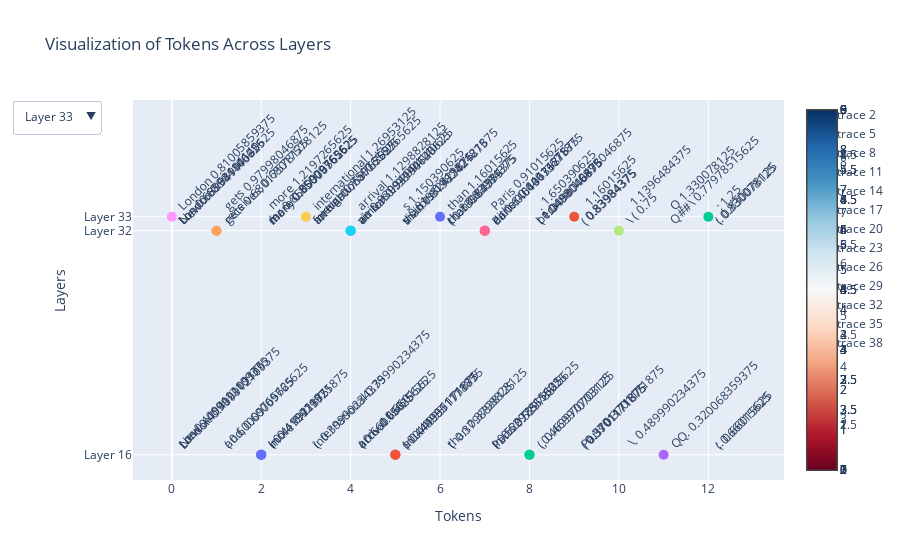

Write notebook code for a chart like this one.
### Code cell
import numpy as np
import plotly.graph_objects as go

def decode_layer_token_adv(layer_tokens_dict, most_pick_layer, input, output, img_name):
    fig = go.Figure()

    # Define color scale for logit scores
    color_scale = 'RdBu'

    # Process tokens and logit scores
    layer_tokens = layer_tokens_dict["layer_tokens"]
    layer_tokens_logits = layer_tokens_dict["layer_tokens_logits"]

    for layer, tokens in layer_tokens.items():
        tokens_str = [tokenizer.decode(tkn, skip_special_tokens=True) for tkn in tokens]
        tokens_logits = layer_tokens_logits[layer]

        for i, token in enumerate(tokens_str):
            words = token.split(' ')
            logit_score = np.float16(tokens_logits[i][0].round(decimals=2).item())

            # Use a scatter plot with angled text annotations
            fig.add_trace(go.Scatter(
                x=[i] * len(words),
                y=[layer] * len(words),
                mode='markers',
                marker=dict(color=logit_score, size=10, colorscale=color_scale, showscale=True),
                hoverinfo='text'
            ))

            # Adding angled text annotations
            for j, word in enumerate(words):
                fig.add_annotation(
                    x=i,
                    y=layer,
                    text=f'{word}\n{logit_score}',
                    showarrow=False,
                    xanchor='left',
                    yanchor='bottom',
                    textangle=-45
                )

    # Add customizable view options
    updatemenus = [{
        'buttons': [
            {'label': 'Layer {}'.format(layer),
             'method': 'update',
             'args': [{'visible': [layer == l for l in layer_tokens.keys()]}]}
            for layer in layer_tokens.keys()
        ],
        'direction': 'down',
        'showactive': True,
    }]

    # Update layout
    fig.update_layout(
        updatemenus=updatemenus,
        title='Visualization of Tokens Across Layers',
        xaxis_title='Tokens',
        yaxis=dict(
            ticktext=[f'Layer {layer}' for layer in layer_tokens.keys()],
            tickvals=list(layer_tokens.keys()),
            title='Layers'
        ),
        hovermode='closest',
        autosize=True
    )

    # Save the figure
    fig.show()
    fig.write_html(f"./results/{img_name}.html")

layer_tokens_dict = {}
layer_tokens_dict["layer_tokens"] = layer_tokens
layer_tokens_dict["layer_tokens_logits"] = logits

# = layer_tokens
# layer_tokens_logits = logits
most_pick_layer = 16

decode_layer_token_adv(layer_tokens_dict, most_pick_layer, input="Question", output="Answer", img_name="test_files_2")

### Figure 1 — Plotly figure (JSON) as saved in the notebook; plotly's stock layout.template omitted (floating-point values rounded to 4 significant figures)
{"data": [{"hoverinfo": "text", "marker": {"color": 0.4099, "colorscale": [[0, "rgb(103,0,31)"], [0.1, "rgb(178,24,43)"], [0.2, "rgb(214,96,77)"], [0.3, "rgb(244,165,130)"], [0.4, "rgb(253,219,199)"], [0.5, "rgb(247,247,247)"], [0.6, "rgb(209,229,240)"], [0.7, "rgb(146,197,222)"], [0.8, "rgb(67,147,195)"], [0.9, "rgb(33,102,172)"], [1, "rgb(5,48,97)"]], "showscale": true, "size": 10}, "mode": "markers", "type": "scatter", "visible": false, "x": [0, 0, 0], "y": [16, 16, 16]}, {"hoverinfo": "text", "marker": {"color": 0.6001, "colorscale": [[0, "rgb(103,0,31)"], [0.1, "rgb(178,24,43)"], [0.2, "rgb(214,96,77)"], [0.3, "rgb(244,165,130)"], [0.4, "rgb(253,219,199)"], [0.5, "rgb(247,247,247)"], [0.6, "rgb(209,229,240)"], [0.7, "rgb(146,197,222)"], [0.8, "rgb(67,147,195)"], [0.9, "rgb(33,102,172)"], [1, "rgb(5,48,97)"]], "showscale": true, "size": 10}, "mode": "markers", "type": "scatter", "visible": false, "x": [1, 1], "y": [16, 16]}, {"hoverinfo": "text", "marker": {"color": 0.4199, "colorscale": [[0, "rgb(103,0,31)"], [0.1, "rgb(178,24,43)"], [0.2, "rgb(214,96,77)"], [0.3, "rgb(244,165,130)"], [0.4, "rgb(253,219,199)"], [0.5, "rgb(247,247,247)"], [0.6, "rgb(209,229,240)"], [0.7, "rgb(146,197,222)"], [0.8, "rgb(67,147,195)"], [0.9, "rgb(33,102,172)"], [1, "rgb(5,48,97)"]], "showscale": true, "size": 10}, "mode": "markers", "type": "scatter", "visible": true, "x": [2, 2, 2], "y": [16, 16, 16]}, {"hoverinfo": "text", "marker": {"color": 0.3999, "colorscale": [[0, "rgb(103,0,31)"], [0.1, "rgb(178,24,43)"], [0.2, "rgb(214,96,77)"], [0.3, "rgb(244,165,130)"], [0.4, "rgb(253,219,199)"], [0.5, "rgb(247,247,247)"], [0.6, "rgb(209,229,240)"], [0.7, "rgb(146,197,222)"], [0.8, "rgb(67,147,195)"], [0.9, "rgb(33,102,172)"], [1, "rgb(5,48,97)"]], "showscale": true, "size": 10}, "mode": "markers", "type": "scatter", "visible": false, "x": [3, 3], "y": [16, 16]}, {"hoverinfo": "text", "marker": {"color": 0.6602, "colorscale": [[0, "rgb(103,0,31)"], [0.1, "rgb(178,24,43)"], [0.2, "rgb(214,96,77)"], [0.3, "rgb(244,165,130)"], [0.4, "rgb(253,219,199)"], [0.5, "rgb(247,247,247)"], [0.6, "rgb(209,229,240)"], [0.7, "rgb(146,197,222)"], [0.8, "rgb(67,147,195)"], [0.9, "rgb(33,102,172)"], [1, "rgb(5,48,97)"]], "showscale": true, "size": 10}, "mode": "markers", "type": "scatter", "visible": false, "x": [4, 4, 4], "y": [16, 16, 16]}, {"hoverinfo": "text", "marker": {"color": 0.45, "colorscale": [[0, "rgb(103,0,31)"], [0.1, "rgb(178,24,43)"], [0.2, "rgb(214,96,77)"], [0.3, "rgb(244,165,130)"], [0.4, "rgb(253,219,199)"], [0.5, "rgb(247,247,247)"], [0.6, "rgb(209,229,240)"], [0.7, "rgb(146,197,222)"], [0.8, "rgb(67,147,195)"], [0.9, "rgb(33,102,172)"], [1, "rgb(5,48,97)"]], "showscale": true, "size": 10}, "mode": "markers", "type": "scatter", "visible": true, "x": [5, 5, 5], "y": [16, 16, 16]}, {"hoverinfo": "text", "marker": {"color": 0.3799, "colorscale": [[0, "rgb(103,0,31)"], [0.1, "rgb(178,24,43)"], [0.2, "rgb(214,96,77)"], [0.3, "rgb(244,165,130)"], [0.4, "rgb(253,219,199)"], [0.5, "rgb(247,247,247)"], [0.6, "rgb(209,229,240)"], [0.7, "rgb(146,197,222)"], [0.8, "rgb(67,147,195)"], [0.9, "rgb(33,102,172)"], [1, "rgb(5,48,97)"]], "showscale": true, "size": 10}, "mode": "markers", "type": "scatter", "visible": false, "x": [6, 6], "y": [16, 16]}, {"hoverinfo": "text", "marker": {"color": 0.5298, "colorscale": [[0, "rgb(103,0,31)"], [0.1, "rgb(178,24,43)"], [0.2, "rgb(214,96,77)"], [0.3, "rgb(244,165,130)"], [0.4, "rgb(253,219,199)"], [0.5, "rgb(247,247,247)"], [0.6, "rgb(209,229,240)"], [0.7, "rgb(146,197,222)"], [0.8, "rgb(67,147,195)"], [0.9, "rgb(33,102,172)"], [1, "rgb(5,48,97)"]], "showscale": true, "size": 10}, "mode": "markers", "type": "scatter", "visible": false, "x": [7, 7, 7], "y": [16, 16, 16]}, {"hoverinfo": "text", "marker": {"color": 0.47, "colorscale": [[0, "rgb(103,0,31)"], [0.1, "rgb(178,24,43)"], [0.2, "rgb(214,96,77)"], [0.3, "rgb(244,165,130)"], [0.4, "rgb(253,219,199)"], [0.5, "rgb(247,247,247)"], [0.6, "rgb(209,229,240)"], [0.7, "rgb(146,197,222)"], [0.8, "rgb(67,147,195)"], [0.9, "rgb(33,102,172)"], [1, "rgb(5,48,97)"]], "showscale": true, "size": 10}, "mode": "markers", "type": "scatter", "visible": true, "x": [8, 8], "y": [16, 16]}, {"hoverinfo": "text", "marker": {"color": 0.3701, "colorscale": [[0, "rgb(103,0,31)"], [0.1, "rgb(178,24,43)"], [0.2, "rgb(214,96,77)"], [0.3, "rgb(244,165,130)"], [0.4, "rgb(253,219,199)"], [0.5, "rgb(247,247,247)"], [0.6, "rgb(209,229,240)"], [0.7, "rgb(146,197,222)"], [0.8, "rgb(67,147,195)"], [0.9, "rgb(33,102,172)"], [1, "rgb(5,48,97)"]], "showscale": true, "size": 10}, "mode": "markers", "type": "scatter", "visible": false, "x": [9, 9, 9], "y": [16, 16, 16]}, {"hoverinfo": "text", "marker": {"color": 0.49, "colorscale": [[0, "rgb(103,0,31)"], [0.1, "rgb(178,24,43)"], [0.2, "rgb(214,96,77)"], [0.3, "rgb(244,165,130)"], [0.4, "rgb(253,219,199)"], [0.5, "rgb(247,247,247)"], [0.6, "rgb(209,229,240)"], [0.7, "rgb(146,197,222)"], [0.8, "rgb(67,147,195)"], [0.9, "rgb(33,102,172)"], [1, "rgb(5,48,97)"]], "showscale": true, "size": 10}, "mode": "markers", "type": "scatter", "visible": false, "x": [10], "y": [16]}, {"hoverinfo": "text", "marker": {"color": 0.3201, "colorscale": [[0, "rgb(103,0,31)"], [0.1, "rgb(178,24,43)"], [0.2, "rgb(214,96,77)"], [0.3, "rgb(244,165,130)"], [0.4, "rgb(253,219,199)"], [0.5, "rgb(247,247,247)"], [0.6, "rgb(209,229,240)"], [0.7, "rgb(146,197,222)"], [0.8, "rgb(67,147,195)"], [0.9, "rgb(33,102,172)"], [1, "rgb(5,48,97)"]], "showscale": true, "size": 10}, "mode": "markers", "type": "scatter", "visible": true, "x": [11], "y": [16]}, {"hoverinfo": "text", "marker": {"color": 0.6602, "colorscale": [[0, "rgb(103,0,31)"], [0.1, "rgb(178,24,43)"], [0.2, "rgb(214,96,77)"], [0.3, "rgb(244,165,130)"], [0.4, "rgb(253,219,199)"], [0.5, "rgb(247,247,247)"], [0.6, "rgb(209,229,240)"], [0.7, "rgb(146,197,222)"], [0.8, "rgb(67,147,195)"], [0.9, "rgb(33,102,172)"], [1, "rgb(5,48,97)"]], "showscale": true, "size": 10}, "mode": "markers", "type": "scatter", "visible": false, "x": [12, 12], "y": [16, 16]}, {"hoverinfo": "text", "marker": {"color": 0.6899, "colorscale": [[0, "rgb(103,0,31)"], [0.1, "rgb(178,24,43)"], [0.2, "rgb(214,96,77)"], [0.3, "rgb(244,165,130)"], [0.4, "rgb(253,219,199)"], [0.5, "rgb(247,247,247)"], [0.6, "rgb(209,229,240)"], [0.7, "rgb(146,197,222)"], [0.8, "rgb(67,147,195)"], [0.9, "rgb(33,102,172)"], [1, "rgb(5,48,97)"]], "showscale": true, "size": 10}, "mode": "markers", "type": "scatter", "visible": false, "x": [0, 0, 0], "y": [32, 32, 32]}, {"hoverinfo": "text", "marker": {"color": 0.6802, "colorscale": [[0, "rgb(103,0,31)"], [0.1, "rgb(178,24,43)"], [0.2, "rgb(214,96,77)"], [0.3, "rgb(244,165,130)"], [0.4, "rgb(253,219,199)"], [0.5, "rgb(247,247,247)"], [0.6, "rgb(209,229,240)"], [0.7, "rgb(146,197,222)"], [0.8, "rgb(67,147,195)"], [0.9, "rgb(33,102,172)"], [1, "rgb(5,48,97)"]], "showscale": true, "size": 10}, "mode": "markers", "type": "scatter", "visible": true, "x": [1, 1], "y": [32, 32]}, {"hoverinfo": "text", "marker": {"color": 0.8501, "colorscale": [[0, "rgb(103,0,31)"], [0.1, "rgb(178,24,43)"], [0.2, "rgb(214,96,77)"], [0.3, "rgb(244,165,130)"], [0.4, "rgb(253,219,199)"], [0.5, "rgb(247,247,247)"], [0.6, "rgb(209,229,240)"], [0.7, "rgb(146,197,222)"], [0.8, "rgb(67,147,195)"], [0.9, "rgb(33,102,172)"], [1, "rgb(5,48,97)"]], "showscale": true, "size": 10}, "mode": "markers", "type": "scatter", "visible": false, "x": [2, 2, 2], "y": [32, 32, 32]}, {"hoverinfo": "text", "marker": {"color": 0.7598, "colorscale": [[0, "rgb(103,0,31)"], [0.1, "rgb(178,24,43)"], [0.2, "rgb(214,96,77)"], [0.3, "rgb(244,165,130)"], [0.4, "rgb(253,219,199)"], [0.5, "rgb(247,247,247)"], [0.6, "rgb(209,229,240)"], [0.7, "rgb(146,197,222)"], [0.8, "rgb(67,147,195)"], [0.9, "rgb(33,102,172)"], [1, "rgb(5,48,97)"]], "showscale": true, "size": 10}, "mode": "markers", "type": "scatter", "visible": false, "x": [3, 3, 3], "y": [32, 32, 32]}, {"hoverinfo": "text", "marker": {"color": 0.9399, "colorscale": [[0, "rgb(103,0,31)"], [0.1, "rgb(178,24,43)"], [0.2, "rgb(214,96,77)"], [0.3, "rgb(244,165,130)"], [0.4, "rgb(253,219,199)"], [0.5, "rgb(247,247,247)"], [0.6, "rgb(209,229,240)"], [0.7, "rgb(146,197,222)"], [0.8, "rgb(67,147,195)"], [0.9, "rgb(33,102,172)"], [1, "rgb(5,48,97)"]], "showscale": true, "size": 10}, "mode": "markers", "type": "scatter", "visible": true, "x": [4, 4, 4], "y": [32, 32, 32]}, {"hoverinfo": "text", "marker": {"color": 0.8198, "colorscale": [[0, "rgb(103,0,31)"], [0.1, "rgb(178,24,43)"], [0.2, "rgb(214,96,77)"], [0.3, "rgb(244,165,130)"], [0.4, "rgb(253,219,199)"], [0.5, "rgb(247,247,247)"], [0.6, "rgb(209,229,240)"], [0.7, "rgb(146,197,222)"], [0.8, "rgb(67,147,195)"], [0.9, "rgb(33,102,172)"], [1, "rgb(5,48,97)"]], "showscale": true, "size": 10}, "mode": "markers", "type": "scatter", "visible": false, "x": [5, 5, 5], "y": [32, 32, 32]}, {"hoverinfo": "text", "marker": {"color": 0.8398, "colorscale": [[0, "rgb(103,0,31)"], [0.1, "rgb(178,24,43)"], [0.2, "rgb(214,96,77)"], [0.3, "rgb(244,165,130)"], [0.4, "rgb(253,219,199)"], [0.5, "rgb(247,247,247)"], [0.6, "rgb(209,229,240)"], [0.7, "rgb(146,197,222)"], [0.8, "rgb(67,147,195)"], [0.9, "rgb(33,102,172)"], [1, "rgb(5,48,97)"]], "showscale": true, "size": 10}, "mode": "markers", "type": "scatter", "visible": false, "x": [6, 6, 6], "y": [32, 32, 32]}, {"hoverinfo": "text", "marker": {"color": 0.6401, "colorscale": [[0, "rgb(103,0,31)"], [0.1, "rgb(178,24,43)"], [0.2, "rgb(214,96,77)"], [0.3, "rgb(244,165,130)"], [0.4, "rgb(253,219,199)"], [0.5, "rgb(247,247,247)"], [0.6, "rgb(209,229,240)"], [0.7, "rgb(146,197,222)"], [0.8, "rgb(67,147,195)"], [0.9, "rgb(33,102,172)"], [1, "rgb(5,48,97)"]], "showscale": true, "size": 10}, "mode": "markers", "type": "scatter", "visible": true, "x": [7, 7, 7], "y": [32, 32, 32]}, {"hoverinfo": "text", "marker": {"color": 1.05, "colorscale": [[0, "rgb(103,0,31)"], [0.1, "rgb(178,24,43)"], [0.2, "rgb(214,96,77)"], [0.3, "rgb(244,165,130)"], [0.4, "rgb(253,219,199)"], [0.5, "rgb(247,247,247)"], [0.6, "rgb(209,229,240)"], [0.7, "rgb(146,197,222)"], [0.8, "rgb(67,147,195)"], [0.9, "rgb(33,102,172)"], [1, "rgb(5,48,97)"]], "showscale": true, "size": 10}, "mode": "markers", "type": "scatter", "visible": false, "x": [8, 8, 8], "y": [32, 32, 32]}, {"hoverinfo": "text", "marker": {"color": 0.8398, "colorscale": [[0, "rgb(103,0,31)"], [0.1, "rgb(178,24,43)"], [0.2, "rgb(214,96,77)"], [0.3, "rgb(244,165,130)"], [0.4, "rgb(253,219,199)"], [0.5, "rgb(247,247,247)"], [0.6, "rgb(209,229,240)"], [0.7, "rgb(146,197,222)"], [0.8, "rgb(67,147,195)"], [0.9, "rgb(33,102,172)"], [1, "rgb(5,48,97)"]], "showscale": true, "size": 10}, "mode": "markers", "type": "scatter", "visible": false, "x": [9, 9], "y": [32, 32]}, {"hoverinfo": "text", "marker": {"color": 0.75, "colorscale": [[0, "rgb(103,0,31)"], [0.1, "rgb(178,24,43)"], [0.2, "rgb(214,96,77)"], [0.3, "rgb(244,165,130)"], [0.4, "rgb(253,219,199)"], [0.5, "rgb(247,247,247)"], [0.6, "rgb(209,229,240)"], [0.7, "rgb(146,197,222)"], [0.8, "rgb(67,147,195)"], [0.9, "rgb(33,102,172)"], [1, "rgb(5,48,97)"]], "showscale": true, "size": 10}, "mode": "markers", "type": "scatter", "visible": true, "x": [10], "y": [32]}, {"hoverinfo": "text", "marker": {"color": 0.7798, "colorscale": [[0, "rgb(103,0,31)"], [0.1, "rgb(178,24,43)"], [0.2, "rgb(214,96,77)"], [0.3, "rgb(244,165,130)"], [0.4, "rgb(253,219,199)"], [0.5, "rgb(247,247,247)"], [0.6, "rgb(209,229,240)"], [0.7, "rgb(146,197,222)"], [0.8, "rgb(67,147,195)"], [0.9, "rgb(33,102,172)"], [1, "rgb(5,48,97)"]], "showscale": true, "size": 10}, "mode": "markers", "type": "scatter", "visible": false, "x": [11], "y": [32]}, {"hoverinfo": "text", "marker": {"color": 0.8301, "colorscale": [[0, "rgb(103,0,31)"], [0.1, "rgb(178,24,43)"], [0.2, "rgb(214,96,77)"], [0.3, "rgb(244,165,130)"], [0.4, "rgb(253,219,199)"], [0.5, "rgb(247,247,247)"], [0.6, "rgb(209,229,240)"], [0.7, "rgb(146,197,222)"], [0.8, "rgb(67,147,195)"], [0.9, "rgb(33,102,172)"], [1, "rgb(5,48,97)"]], "showscale": true, "size": 10}, "mode": "markers", "type": "scatter", "visible": false, "x": [12, 12], "y": [32, 32]}, {"hoverinfo": "text", "marker": {"color": 0.8101, "colorscale": [[0, "rgb(103,0,31)"], [0.1, "rgb(178,24,43)"], [0.2, "rgb(214,96,77)"], [0.3, "rgb(244,165,130)"], [0.4, "rgb(253,219,199)"], [0.5, "rgb(247,247,247)"], [0.6, "rgb(209,229,240)"], [0.7, "rgb(146,197,222)"], [0.8, "rgb(67,147,195)"], [0.9, "rgb(33,102,172)"], [1, "rgb(5,48,97)"]], "showscale": true, "size": 10}, "mode": "markers", "type": "scatter", "visible": true, "x": [0], "y": [33]}, {"hoverinfo": "text", "marker": {"color": 0.98, "colorscale": [[0, "rgb(103,0,31)"], [0.1, "rgb(178,24,43)"], [0.2, "rgb(214,96,77)"], [0.3, "rgb(244,165,130)"], [0.4, "rgb(253,219,199)"], [0.5, "rgb(247,247,247)"], [0.6, "rgb(209,229,240)"], [0.7, "rgb(146,197,222)"], [0.8, "rgb(67,147,195)"], [0.9, "rgb(33,102,172)"], [1, "rgb(5,48,97)"]], "showscale": true, "size": 10}, "mode": "markers", "type": "scatter", "visible": false, "x": [1], "y": [33]}, {"hoverinfo": "text", "marker": {"color": 1.22, "colorscale": [[0, "rgb(103,0,31)"], [0.1, "rgb(178,24,43)"], [0.2, "rgb(214,96,77)"], [0.3, "rgb(244,165,130)"], [0.4, "rgb(253,219,199)"], [0.5, "rgb(247,247,247)"], [0.6, "rgb(209,229,240)"], [0.7, "rgb(146,197,222)"], [0.8, "rgb(67,147,195)"], [0.9, "rgb(33,102,172)"], [1, "rgb(5,48,97)"]], "showscale": true, "size": 10}, "mode": "markers", "type": "scatter", "visible": false, "x": [2], "y": [33]}, {"hoverinfo": "text", "marker": {"color": 1.27, "colorscale": [[0, "rgb(103,0,31)"], [0.1, "rgb(178,24,43)"], [0.2, "rgb(214,96,77)"], [0.3, "rgb(244,165,130)"], [0.4, "rgb(253,219,199)"], [0.5, "rgb(247,247,247)"], [0.6, "rgb(209,229,240)"], [0.7, "rgb(146,197,222)"], [0.8, "rgb(67,147,195)"], [0.9, "rgb(33,102,172)"], [1, "rgb(5,48,97)"]], "showscale": true, "size": 10}, "mode": "markers", "type": "scatter", "visible": true, "x": [3], "y": [33]}, {"hoverinfo": "text", "marker": {"color": 1.13, "colorscale": [[0, "rgb(103,0,31)"], [0.1, "rgb(178,24,43)"], [0.2, "rgb(214,96,77)"], [0.3, "rgb(244,165,130)"], [0.4, "rgb(253,219,199)"], [0.5, "rgb(247,247,247)"], [0.6, "rgb(209,229,240)"], [0.7, "rgb(146,197,222)"], [0.8, "rgb(67,147,195)"], [0.9, "rgb(33,102,172)"], [1, "rgb(5,48,97)"]], "showscale": true, "size": 10}, "mode": "markers", "type": "scatter", "visible": false, "x": [4], "y": [33]}, {"hoverinfo": "text", "marker": {"color": 1.15, "colorscale": [[0, "rgb(103,0,31)"], [0.1, "rgb(178,24,43)"], [0.2, "rgb(214,96,77)"], [0.3, "rgb(244,165,130)"], [0.4, "rgb(253,219,199)"], [0.5, "rgb(247,247,247)"], [0.6, "rgb(209,229,240)"], [0.7, "rgb(146,197,222)"], [0.8, "rgb(67,147,195)"], [0.9, "rgb(33,102,172)"], [1, "rgb(5,48,97)"]], "showscale": true, "size": 10}, "mode": "markers", "type": "scatter", "visible": false, "x": [5], "y": [33]}, {"hoverinfo": "text", "marker": {"color": 1.16, "colorscale": [[0, "rgb(103,0,31)"], [0.1, "rgb(178,24,43)"], [0.2, "rgb(214,96,77)"], [0.3, "rgb(244,165,130)"], [0.4, "rgb(253,219,199)"], [0.5, "rgb(247,247,247)"], [0.6, "rgb(209,229,240)"], [0.7, "rgb(146,197,222)"], [0.8, "rgb(67,147,195)"], [0.9, "rgb(33,102,172)"], [1, "rgb(5,48,97)"]], "showscale": true, "size": 10}, "mode": "markers", "type": "scatter", "visible": true, "x": [6], "y": [33]}, {"hoverinfo": "text", "marker": {"color": 0.9102, "colorscale": [[0, "rgb(103,0,31)"], [0.1, "rgb(178,24,43)"], [0.2, "rgb(214,96,77)"], [0.3, "rgb(244,165,130)"], [0.4, "rgb(253,219,199)"], [0.5, "rgb(247,247,247)"], [0.6, "rgb(209,229,240)"], [0.7, "rgb(146,197,222)"], [0.8, "rgb(67,147,195)"], [0.9, "rgb(33,102,172)"], [1, "rgb(5,48,97)"]], "showscale": true, "size": 10}, "mode": "markers", "type": "scatter", "visible": false, "x": [7], "y": [33]}, {"hoverinfo": "text", "marker": {"color": 1.65, "colorscale": [[0, "rgb(103,0,31)"], [0.1, "rgb(178,24,43)"], [0.2, "rgb(214,96,77)"], [0.3, "rgb(244,165,130)"], [0.4, "rgb(253,219,199)"], [0.5, "rgb(247,247,247)"], [0.6, "rgb(209,229,240)"], [0.7, "rgb(146,197,222)"], [0.8, "rgb(67,147,195)"], [0.9, "rgb(33,102,172)"], [1, "rgb(5,48,97)"]], "showscale": true, "size": 10}, "mode": "markers", "type": "scatter", "visible": false, "x": [8], "y": [33]}, {"hoverinfo": "text", "marker": {"color": 1.16, "colorscale": [[0, "rgb(103,0,31)"], [0.1, "rgb(178,24,43)"], [0.2, "rgb(214,96,77)"], [0.3, "rgb(244,165,130)"], [0.4, "rgb(253,219,199)"], [0.5, "rgb(247,247,247)"], [0.6, "rgb(209,229,240)"], [0.7, "rgb(146,197,222)"], [0.8, "rgb(67,147,195)"], [0.9, "rgb(33,102,172)"], [1, "rgb(5,48,97)"]], "showscale": true, "size": 10}, "mode": "markers", "type": "scatter", "visible": true, "x": [9], "y": [33]}, {"hoverinfo": "text", "marker": {"color": 1.14, "colorscale": [[0, "rgb(103,0,31)"], [0.1, "rgb(178,24,43)"], [0.2, "rgb(214,96,77)"], [0.3, "rgb(244,165,130)"], [0.4, "rgb(253,219,199)"], [0.5, "rgb(247,247,247)"], [0.6, "rgb(209,229,240)"], [0.7, "rgb(146,197,222)"], [0.8, "rgb(67,147,195)"], [0.9, "rgb(33,102,172)"], [1, "rgb(5,48,97)"]], "showscale": true, "size": 10}, "mode": "markers", "type": "scatter", "visible": false, "x": [10], "y": [33]}, {"hoverinfo": "text", "marker": {"color": 1.33, "colorscale": [[0, "rgb(103,0,31)"], [0.1, "rgb(178,24,43)"], [0.2, "rgb(214,96,77)"], [0.3, "rgb(244,165,130)"], [0.4, "rgb(253,219,199)"], [0.5, "rgb(247,247,247)"], [0.6, "rgb(209,229,240)"], [0.7, "rgb(146,197,222)"], [0.8, "rgb(67,147,195)"], [0.9, "rgb(33,102,172)"], [1, "rgb(5,48,97)"]], "showscale": true, "size": 10}, "mode": "markers", "type": "scatter", "visible": false, "x": [11], "y": [33]}, {"hoverinfo": "text", "marker": {"color": 1.25, "colorscale": [[0, "rgb(103,0,31)"], [0.1, "rgb(178,24,43)"], [0.2, "rgb(214,96,77)"], [0.3, "rgb(244,165,130)"], [0.4, "rgb(253,219,199)"], [0.5, "rgb(247,247,247)"], [0.6, "rgb(209,229,240)"], [0.7, "rgb(146,197,222)"], [0.8, "rgb(67,147,195)"], [0.9, "rgb(33,102,172)"], [1, "rgb(5,48,97)"]], "showscale": true, "size": 10}, "mode": "markers", "type": "scatter", "visible": true, "x": [12], "y": [33]}], "layout": {"annotations": [{"showarrow": false, "text": "London\n0.409912109375", "textangle": -45, "x": 0, "xanchor": "left", "y": 16, "yanchor": "bottom"}, {"showarrow": false, "text": "New\n0.409912109375", "textangle": -45, "x": 0, "xanchor": "left", "y": 16, "yanchor": "bottom"}, {"showarrow": false, "text": "Los\n0.409912109375", "textangle": -45, "x": 0, "xanchor": "left", "y": 16, "yanchor": "bottom"}, {"showarrow": false, "text": "and,\n0.60009765625", "textangle": -45, "x": 1, "xanchor": "left", "y": 16, "yanchor": "bottom"}, {"showarrow": false, "text": "(\n0.60009765625", "textangle": -45, "x": 1, "xanchor": "left", "y": 16, "yanchor": "bottom"}, {"showarrow": false, "text": "more\n0.419921875", "textangle": -45, "x": 2, "xanchor": "left", "y": 16, "yanchor": "bottom"}, {"showarrow": false, "text": "(\n0.419921875", "textangle": -45, "x": 2, "xanchor": "left", "y": 16, "yanchor": "bottom"}, {"showarrow": false, "text": "in\n0.419921875", "textangle": -45, "x": 2, "xanchor": "left", "y": 16, "yanchor": "bottom"}, {"showarrow": false, "text": "(.\n0.39990234375", "textangle": -45, "x": 3, "xanchor": "left", "y": 16, "yanchor": "bottom"}, {"showarrow": false, "text": "international\n0.39990234375", "textangle": -45, "x": 3, "xanchor": "left", "y": 16, "yanchor": "bottom"}, {"showarrow": false, "text": "arrival\n0.66015625", "textangle": -45, "x": 4, "xanchor": "left", "y": 16, "yanchor": "bottom"}, {"showarrow": false, "text": "arriv\n0.66015625", "textangle": -45, "x": 4, "xanchor": "left", "y": 16, "yanchor": "bottom"}, {"showarrow": false, "text": "(\n0.66015625", "textangle": -45, "x": 4, "xanchor": "left", "y": 16, "yanchor": "bottom"}, {"showarrow": false, "text": "s\n0.449951171875", "textangle": -45, "x": 5, "xanchor": "left", "y": 16, "yanchor": "bottom"}, {"showarrow": false, "text": "(\n0.449951171875", "textangle": -45, "x": 5, "xanchor": "left", "y": 16, "yanchor": "bottom"}, {"showarrow": false, "text": "in\n0.449951171875", "textangle": -45, "x": 5, "xanchor": "left", "y": 16, "yanchor": "bottom"}, {"showarrow": false, "text": "than\n0.3798828125", "textangle": -45, "x": 6, "xanchor": "left", "y": 16, "yanchor": "bottom"}, {"showarrow": false, "text": "(.\n0.3798828125", "textangle": -45, "x": 6, "xanchor": "left", "y": 16, "yanchor": "bottom"}, {"showarrow": false, "text": "Paris\n0.52978515625", "textangle": -45, "x": 7, "xanchor": "left", "y": 16, "yanchor": "bottom"}, {"showarrow": false, "text": "(\n0.52978515625", "textangle": -45, "x": 7, "xanchor": "left", "y": 16, "yanchor": "bottom"}, {"showarrow": false, "text": "in\n0.52978515625", "textangle": -45, "x": 7, "xanchor": "left", "y": 16, "yanchor": "bottom"}, {"showarrow": false, "text": ".\n0.469970703125", "textangle": -45, "x": 8, "xanchor": "left", "y": 16, "yanchor": "bottom"}, {"showarrow": false, "text": "(,\n0.469970703125", "textangle": -45, "x": 8, "xanchor": "left", "y": 16, "yanchor": "bottom"}, {"showarrow": false, "text": "\n\n0.3701171875", "textangle": -45, "x": 9, "xanchor": "left", "y": 16, "yanchor": "bottom"}, {"showarrow": false, "text": "(\n0.3701171875", "textangle": -45, "x": 9, "xanchor": "left", "y": 16, "yanchor": "bottom"}, {"showarrow": false, "text": "Paris\n0.3701171875", "textangle": -45, "x": 9, "xanchor": "left", "y": 16, "yanchor": "bottom"}, {"showarrow": false, "text": "\n\\.\n0.489990234375", "textangle": -45, "x": 10, "xanchor": "left", "y": 16, "yanchor": "bottom"}, {"showarrow": false, "text": "QQ.\n0.320068359375", "textangle": -45, "x": 11, "xanchor": "left", "y": 16, "yanchor": "bottom"}, {"showarrow": false, "text": ":.\n0.66015625", "textangle": -45, "x": 12, "xanchor": "left", "y": 16, "yanchor": "bottom"}, {"showarrow": false, "text": "(\n0.66015625", "textangle": -45, "x": 12, "xanchor": "left", "y": 16, "yanchor": "bottom"}, {"showarrow": false, "text": "London\n0.68994140625", "textangle": -45, "x": 0, "xanchor": "left", "y": 32, "yanchor": "bottom"}, {"showarrow": false, "text": "New\n0.68994140625", "textangle": -45, "x": 0, "xanchor": "left", "y": 32, "yanchor": "bottom"}, {"showarrow": false, "text": "Los\n0.68994140625", "textangle": -45, "x": 0, "xanchor": "left", "y": 32, "yanchor": "bottom"}, {"showarrow": false, "text": "gets\n0.68017578125", "textangle": -45, "x": 1, "xanchor": "left", "y": 32, "yanchor": "bottom"}, {"showarrow": false, "text": "receives,\n0.68017578125", "textangle": -45, "x": 1, "xanchor": "left", "y": 32, "yanchor": "bottom"}, {"showarrow": false, "text": "more\n0.85009765625", "textangle": -45, "x": 2, "xanchor": "left", "y": 32, "yanchor": "bottom"}, {"showarrow": false, "text": "far\n0.85009765625", "textangle": -45, "x": 2, "xanchor": "left", "y": 32, "yanchor": "bottom"}, {"showarrow": false, "text": "many\n0.85009765625", "textangle": -45, "x": 2, "xanchor": "left", "y": 32, "yanchor": "bottom"}, {"showarrow": false, "text": "international\n0.759765625", "textangle": -45, "x": 3, "xanchor": "left", "y": 32, "yanchor": "bottom"}, {"showarrow": false, "text": "arrival\n0.759765625", "textangle": -45, "x": 3, "xanchor": "left", "y": 32, "yanchor": "bottom"}, {"showarrow": false, "text": "foreign\n0.759765625", "textangle": -45, "x": 3, "xanchor": "left", "y": 32, "yanchor": "bottom"}, {"showarrow": false, "text": "arrival\n0.93994140625", "textangle": -45, "x": 4, "xanchor": "left", "y": 32, "yanchor": "bottom"}, {"showarrow": false, "text": "visitors\n0.93994140625", "textangle": -45, "x": 4, "xanchor": "left", "y": 32, "yanchor": "bottom"}, {"showarrow": false, "text": "air\n0.93994140625", "textangle": -45, "x": 4, "xanchor": "left", "y": 32, "yanchor": "bottom"}, {"showarrow": false, "text": "s\n0.81982421875", "textangle": -45, "x": 5, "xanchor": "left", "y": 32, "yanchor": "bottom"}, {"showarrow": false, "text": "than\n0.81982421875", "textangle": -45, "x": 5, "xanchor": "left", "y": 32, "yanchor": "bottom"}, {"showarrow": false, "text": "visitors\n0.81982421875", "textangle": -45, "x": 5, "xanchor": "left", "y": 32, "yanchor": "bottom"}, {"showarrow": false, "text": "than\n0.83984375", "textangle": -45, "x": 6, "xanchor": "left", "y": 32, "yanchor": "bottom"}, {"showarrow": false, "text": "that\n0.83984375", "textangle": -45, "x": 6, "xanchor": "left", "y": 32, "yanchor": "bottom"}, {"showarrow": false, "text": "(\n0.83984375", "textangle": -45, "x": 6, "xanchor": "left", "y": 32, "yanchor": "bottom"}, {"showarrow": false, "text": "Paris\n0.64013671875", "textangle": -45, "x": 7, "xanchor": "left", "y": 32, "yanchor": "bottom"}, {"showarrow": false, "text": "do\n0.64013671875", "textangle": -45, "x": 7, "xanchor": "left", "y": 32, "yanchor": "bottom"}, {"showarrow": false, "text": "either\n0.64013671875", "textangle": -45, "x": 7, "xanchor": "left", "y": 32, "yanchor": "bottom"}, {"showarrow": false, "text": ".\n1.0498046875", "textangle": -45, "x": 8, "xanchor": "left", "y": 32, "yanchor": "bottom"}, {"showarrow": false, "text": "(\n1.0498046875", "textangle": -45, "x": 8, "xanchor": "left", "y": 32, "yanchor": "bottom"}, {"showarrow": false, "text": "because\n1.0498046875", "textangle": -45, "x": 8, "xanchor": "left", "y": 32, "yanchor": "bottom"}, {"showarrow": false, "text": "\n\n0.83984375", "textangle": -45, "x": 9, "xanchor": "left", "y": 32, "yanchor": "bottom"}, {"showarrow": false, "text": "(\n0.83984375", "textangle": -45, "x": 9, "xanchor": "left", "y": 32, "yanchor": "bottom"}, {"showarrow": false, "text": "\\\n(\n0.75", "textangle": -45, "x": 10, "xanchor": "left", "y": 32, "yanchor": "bottom"}, {"showarrow": false, "text": "Q##\\\n0.77978515625", "textangle": -45, "x": 11, "xanchor": "left", "y": 32, "yanchor": "bottom"}, {"showarrow": false, "text": ":.\n0.830078125", "textangle": -45, "x": 12, "xanchor": "left", "y": 32, "yanchor": "bottom"}, {"showarrow": false, "text": "(\n0.830078125", "textangle": -45, "x": 12, "xanchor": "left", "y": 32, "yanchor": "bottom"}, {"showarrow": false, "text": "London\n0.81005859375", "textangle": -45, "x": 0, "xanchor": "left", "y": 33, "yanchor": "bottom"}, {"showarrow": false, "text": "gets\n0.97998046875", "textangle": -45, "x": 1, "xanchor": "left", "y": 33, "yanchor": "bottom"}, {"showarrow": false, "text": "more\n1.2197265625", "textangle": -45, "x": 2, "xanchor": "left", "y": 33, "yanchor": "bottom"}, {"showarrow": false, "text": "international\n1.26953125", "textangle": -45, "x": 3, "xanchor": "left", "y": 33, "yanchor": "bottom"}, {"showarrow": false, "text": "arrival\n1.1298828125", "textangle": -45, "x": 4, "xanchor": "left", "y": 33, "yanchor": "bottom"}, {"showarrow": false, "text": "s\n1.150390625", "textangle": -45, "x": 5, "xanchor": "left", "y": 33, "yanchor": "bottom"}, {"showarrow": false, "text": "than\n1.16015625", "textangle": -45, "x": 6, "xanchor": "left", "y": 33, "yanchor": "bottom"}, {"showarrow": false, "text": "Paris\n0.91015625", "textangle": -45, "x": 7, "xanchor": "left", "y": 33, "yanchor": "bottom"}, {"showarrow": false, "text": ".\n1.650390625", "textangle": -45, "x": 8, "xanchor": "left", "y": 33, "yanchor": "bottom"}, {"showarrow": false, "text": "\n\n1.16015625", "textangle": -45, "x": 9, "xanchor": "left", "y": 33, "yanchor": "bottom"}, {"showarrow": false, "text": "\n\n1.1396484375", "textangle": -45, "x": 10, "xanchor": "left", "y": 33, "yanchor": "bottom"}, {"showarrow": false, "text": "Q\n1.330078125", "textangle": -45, "x": 11, "xanchor": "left", "y": 33, "yanchor": "bottom"}, {"showarrow": false, "text": ":\n1.25", "textangle": -45, "x": 12, "xanchor": "left", "y": 33, "yanchor": "bottom"}], "autosize": true, "hovermode": "closest", "title": {"text": "Visualization of Tokens Across Layers"}, "updatemenus": [{"active": 2, "buttons": [{"args": [{"visible": [true, false, false]}], "label": "Layer 16", "method": "update"}, {"args": [{"visible": [false, true, false]}], "label": "Layer 32", "method": "update"}, {"args": [{"visible": [false, false, true]}], "label": "Layer 33", "method": "update"}], "direction": "down", "showactive": true}], "xaxis": {"autorange": true, "range": [-0.8086, 13.25], "title": {"text": "Tokens"}, "type": "linear"}, "yaxis": {"autorange": true, "range": [10.43, 76.13], "ticktext": ["Layer 16", "Layer 32", "Layer 33"], "tickvals": [16, 32, 33], "title": {"text": "Layers"}, "type": "linear"}}}
